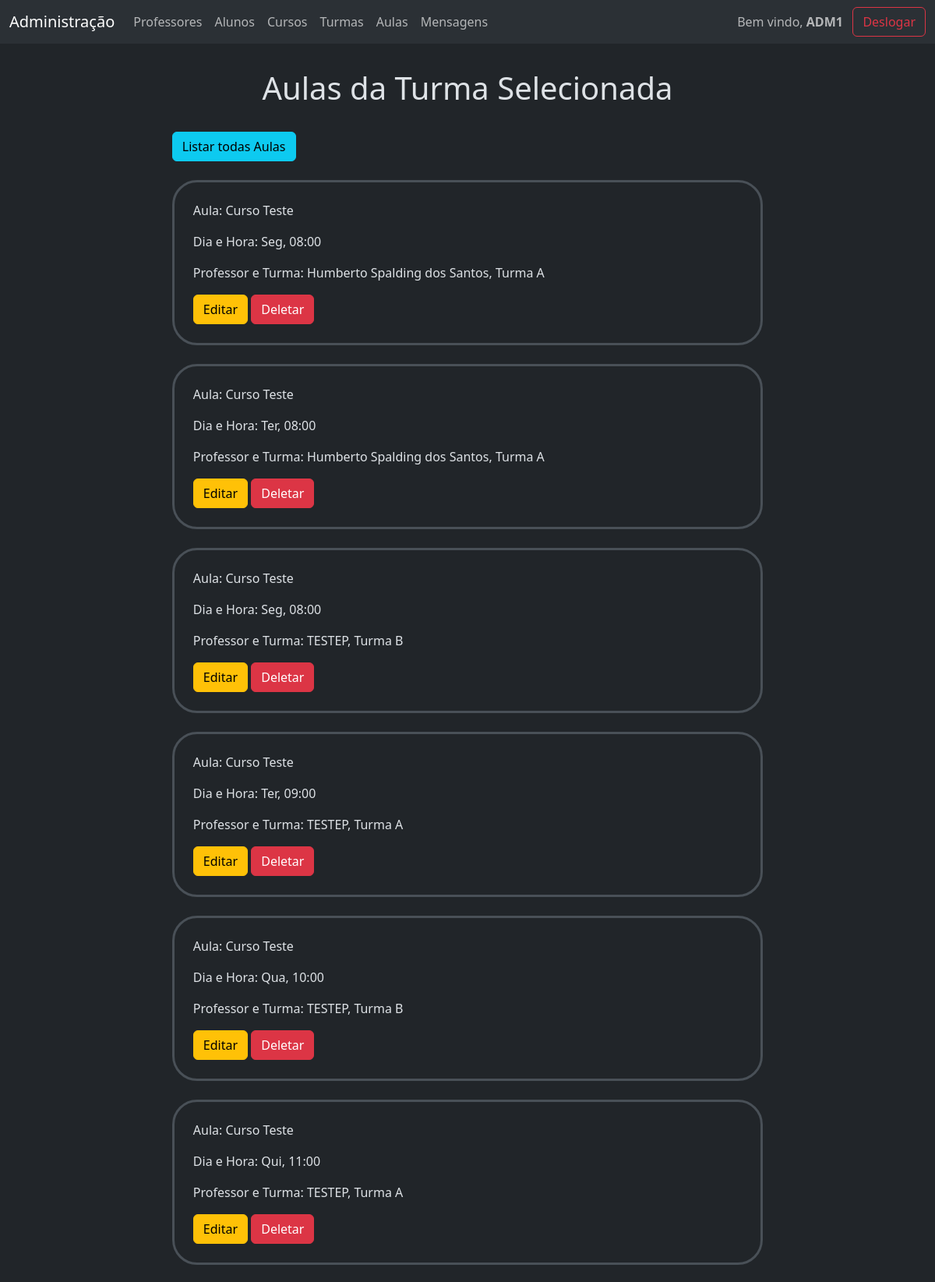
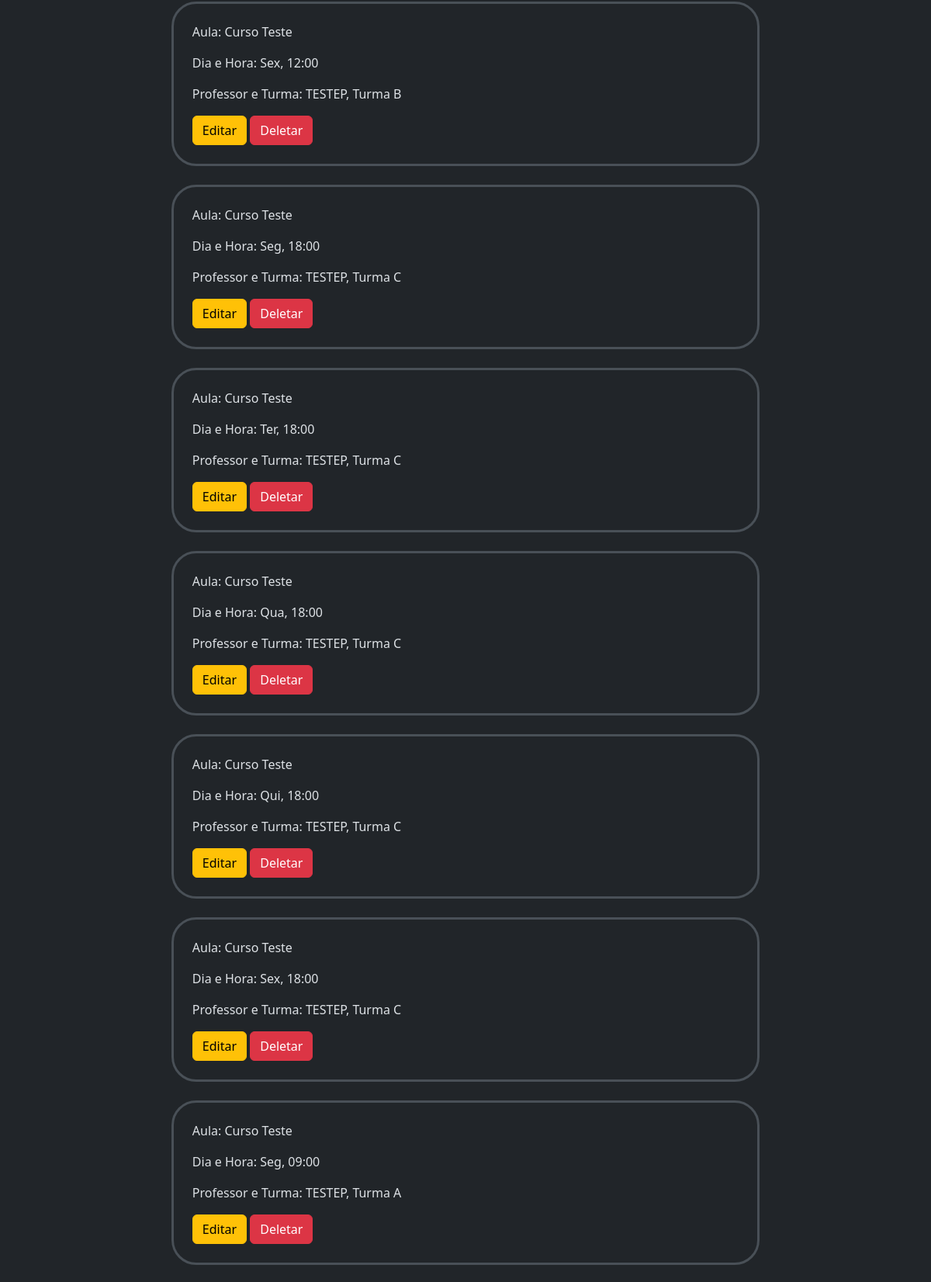
Page /gerenciamento/filtrar_aulas/ (signed in, upper part) on the committed database (2 pictures, top to bottom).
### gerenciamento/models.py (models this page shows, shortened)
class Aula(models.Model):
    id = models.AutoField(primary_key=True)
    curso = models.ForeignKey(Curso, on_delete=models.CASCADE)
    dia_da_semana = models.ForeignKey(DiaDaSemana, on_delete=models.CASCADE)
    hora_do_dia = models.ForeignKey(HoraDoDia, on_delete=models.CASCADE)
    professor = models.ForeignKey(Professor, on_delete=models.CASCADE)
    turma = models.ForeignKey(Turma, on_delete=models.CASCADE)
    class Meta:
        verbose_name_plural = 'Aulas'

class Curso(models.Model):
    id = models.AutoField(primary_key=True)
    nome = models.CharField(max_length=55)
    descricao = models.TextField(max_length=220)
    duracao = models.CharField(max_length=55)
    class Meta:
        verbose_name_plural = 'Cursos'
    def __str__(self):
        return self.nome

class DiaDaSemana(models.Model):
    id = models.AutoField(primary_key=True)
    dia = models.CharField(max_length=13, unique=True)
    class Meta:
        verbose_name_plural = 'Dias da Semana'
    def __str__(self):
        return self.dia

class HoraDoDia(models.Model):
    id = models.AutoField(primary_key=True)
    hora = models.TimeField(unique=True)
    class Meta:
        verbose_name_plural = 'Horas do Dia'
    def __str__(self):
        return self.hora.strftime('%H:%M')

class Pessoa(models.Model):
    id = models.AutoField(primary_key=True)
    usuario = models.OneToOneField(User, on_delete=models.CASCADE, null=True, blank=True)
    nome = models.CharField(max_length=55)
    cpf = models.CharField(max_length=11, unique=True)
    rg = models.CharField(max_length=9, unique=True)
    data_nascimento = models.DateField()
    email = models.EmailField(max_length=55, unique=True)
    telefone = models.CharField(max_length=14, unique=True)
    endereco = models.CharField(max_length=55)
    class Meta:
        abstract = True
    def __str__(self):
        return self.nome

class Professor(Pessoa):
    carga_horaria_semanal = models.ManyToManyField(
        DiaDaSemana,
        through='CargaHorariaProfessor',
        related_name='carga_horaria_professores',
    )
    class Meta:
        verbose_name_plural = 'Professores'
    pass

class Turma(models.Model):
    id = models.AutoField(primary_key=True)
    nome = models.CharField(max_length=55)
    professor = models.ManyToManyField(Professor, blank=True)
    carga_horaria_semanal = models.ManyToManyField(
        DiaDaSemana,
        through='CargaHorariaTurma',
        related_name='carga_horaria_turmas'
    )
    class Meta:
        verbose_name_plural = 'Turmas'
    def __str__(self):
        return self.nome

### gerenciamento/views.py (the view)
# urls.py: path('gerenciamento/filtrar_aulas/', views.filtrar_aulas, name='fil_auls'),
@user_passes_test(escola)
def filtrar_aulas(request):
    if 'turma' in request.GET:
        turma = request.GET['turma']
        aulas = Aula.objects.filter(turma_id=turma)
    elif 'professor' in request.GET:
        professor = request.GET['professor']
        aulas = Aula.objects.filter(professor_id=professor)
    else:
        aulas = Aula.objects.all()
    context = {'aulas': aulas, 'aulas':aulas}
    return render(request, 'gerenciamento/aula/filtrar_aulas.html', context)

### gerenciamento/views.py (called while the page is built)
def escola(user):
    return user.groups.filter(name='Escola').exists()

### templates/gerenciamento/aula/filtrar_aulas.html
{% extends "gerenciamento/base.html" %}
{% block corpo %}
<div class='col-10 mx-auto'>
    <div class='col-10 mx-auto'>
        <br>
        <h1 class='text-center'>Aulas da Turma Selecionada </h1>
        <br>
        <a class='btn btn-info' href="{% url "lis_auls" %}">Listar todas Aulas</a>
    </div>
    <br>
    <div class='col-10 mx-auto'>
        {% for aula in aulas %}
            <div class='border border-3 p-4 rounded-5'>
                <p>Aula: {{ aula.curso }}</p>
                <p>Dia e Hora: {{ aula.dia_da_semana }}, {{ aula.hora_do_dia }}</p>
                <p>Professor e Turma: {{ aula.professor }}, {{ aula.turma }}</p>
                <a class='btn btn-warning' href="{% url "edi_inf_aul" aula.id %}">Editar</a>
                <a class='btn btn-danger' href="{% url "del_aul" aula.id %}">Deletar</a>
            </div>
            <br>
        {% empty %}
            <p>Nenhuma aula encontrada para a turma selecionada.</p>
        {% endfor %}
    </div>
</div>
{% endblock corpo %}

### templates/gerenciamento/base.html (shortened to what this page needs)
{% extends "base.html" %}
{% block base %}
<div>
    <nav class="navbar fixed-top navbar-expand-lg bg-body-tertiary" >
        <div class="container-fluid">
            <a class="navbar-brand" href="{% url "indexescola" %}">Administração</a>
            <div class="collapse navbar-collapse" id="navbarNavDropdown">
                <ul class="navbar-nav me-auto">
                    <li class="nav-item">
                        <a class="nav-link" href="{% url "lis_pros" %}">Professores</a>
                    </li>
                    <li class="nav-item">
                        <a class="nav-link" href="{% url "lis_alus" %}">Alunos</a>
                    </li>
                    <li class="nav-item">
                        <a class="nav-link" href="{% url "lis_curs" %}">Cursos</a>
                    </li>
                    <li class="nav-item">
                        <a class="nav-link" href="{% url "lis_turs" %}">Turmas</a>
                    </li>
                    <li class="nav-item">
                        <a class="nav-link" href="{% url "lis_auls" %}">Aulas</a>
                    </li>
                    <li class="nav-item">
                        <a class="nav-link" href="{% url "msgs" %}">Mensagens</a>
                    </li>
                </ul>
                <span class='navbar-text'>Bem vindo, <strong>{{user.first_name}}</strong></span>
                <a class='btn btn-outline-danger' href="{% url "desl" %}">Deslogar</a>
            </div>
        </div>
    </nav>
</div>
<div class='container'>
    {% block corpo %}{% endblock corpo %}
</div>
{% endblock base %}

### rows in the picture
Aula: curso "Curso Teste", dia_da_semana "Seg", hora_do_dia "08:00", professor "Humberto Spalding dos Santos", turma "Turma A"
Aula: curso "Curso Teste", dia_da_semana "Ter", hora_do_dia "08:00", professor "Humberto Spalding dos Santos", turma "Turma A"
Aula: curso "Curso Teste", dia_da_semana "Seg", hora_do_dia "08:00", professor "TESTEP", turma "Turma B"
Aula: curso "Curso Teste", dia_da_semana "Ter", hora_do_dia "09:00", professor "TESTEP", turma "Turma A"
Aula: curso "Curso Teste", dia_da_semana "Qua", hora_do_dia "10:00", professor "TESTEP", turma "Turma B"
Aula: curso "Curso Teste", dia_da_semana "Qui", hora_do_dia "11:00", professor "TESTEP", turma "Turma A"
Aula: curso "Curso Teste", dia_da_semana "Sex", hora_do_dia "12:00", professor "TESTEP", turma "Turma B"
Aula: curso "Curso Teste", dia_da_semana "Seg", hora_do_dia "18:00", professor "TESTEP", turma "Turma C"
Aula: curso "Curso Teste", dia_da_semana "Ter", hora_do_dia "18:00", professor "TESTEP", turma "Turma C"
Aula: curso "Curso Teste", dia_da_semana "Qua", hora_do_dia "18:00", professor "TESTEP", turma "Turma C"
Aula: curso "Curso Teste", dia_da_semana "Qui", hora_do_dia "18:00", professor "TESTEP", turma "Turma C"
Aula: curso "Curso Teste", dia_da_semana "Sex", hora_do_dia "18:00", professor "TESTEP", turma "Turma C"
Aula: curso "Curso Teste", dia_da_semana "Seg", hora_do_dia "09:00", professor "TESTEP", turma "Turma A"

### other values in the picture
{{ user.first_name }} "ADM1"
